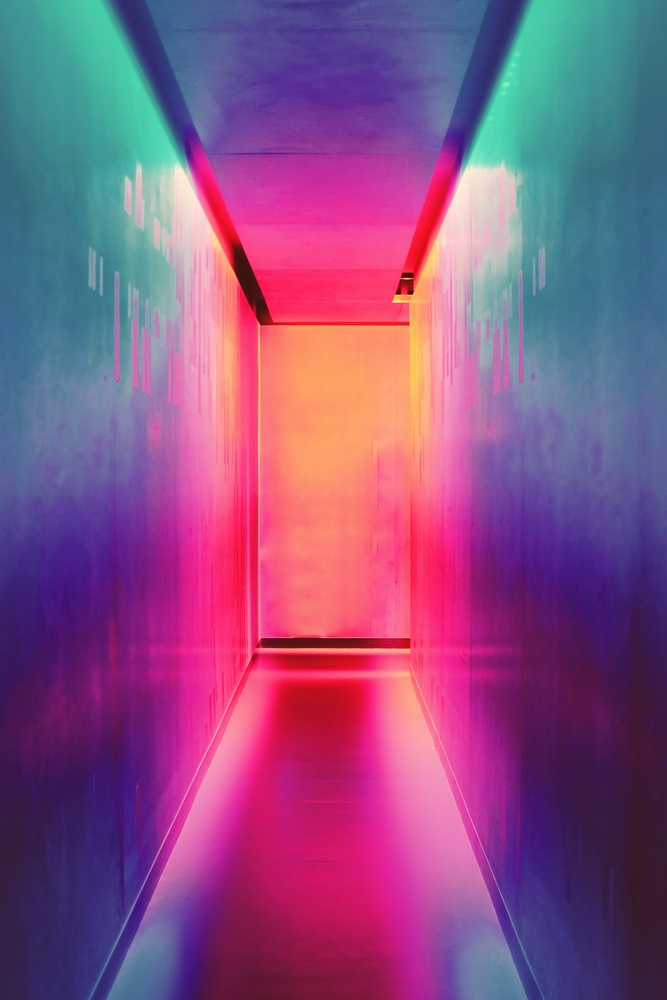
#> input picture A1 - Processamentos Iniciais/Alunos/Lucas Soares Lima/image03.jpg, 667 x 1000 px, shrunk from 3223 x 4834 before the run
$ python app.py '../Lucas Soares Lima/image03.jpg'
#> lines starting #> are read from the running program, lines starting #| are printed output that depends on the picture
import cv2
import sys
import numpy as np

# read flags
flags = sys.argv[1:]

try:
    # read image
    img = cv2.imread(flags[0])
#> img is the input picture: shape (1000, 667, 3); mean B, G, R 131.3, 81.8, 137.5

    # split image into channels
    b, g, r = cv2.split(img)
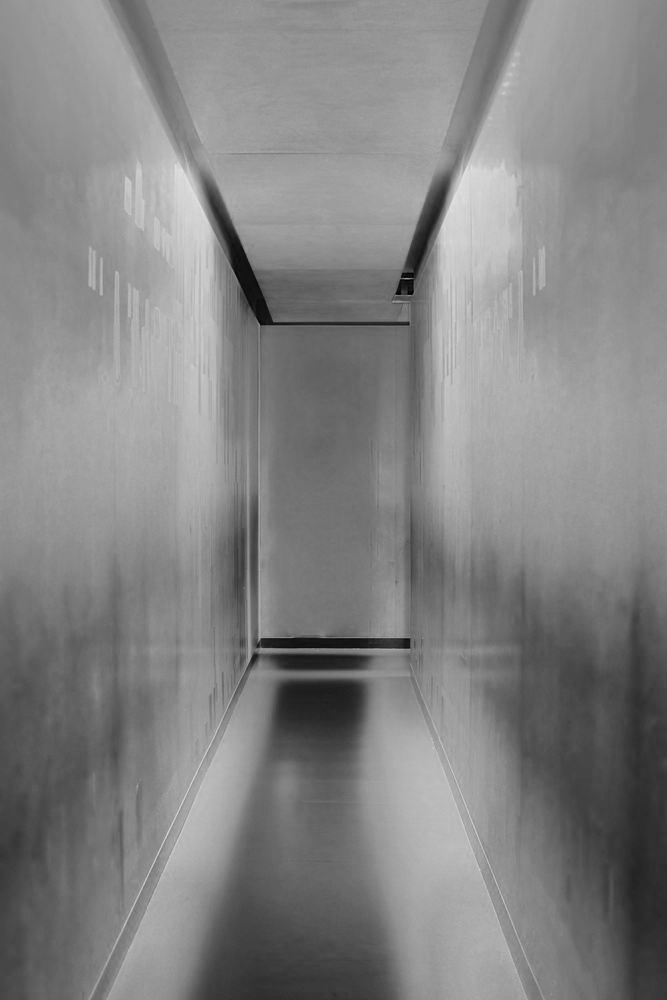
#> b: shape (1000, 667); min 0, max 227, mean 131.3
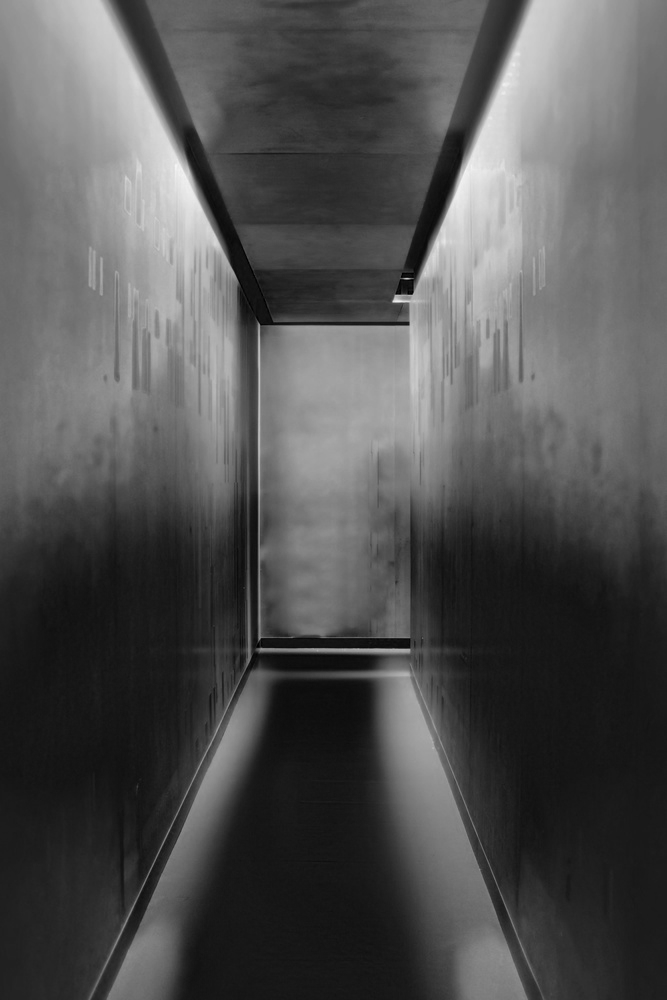
#> g: shape (1000, 667); min 0, max 245, mean 81.8
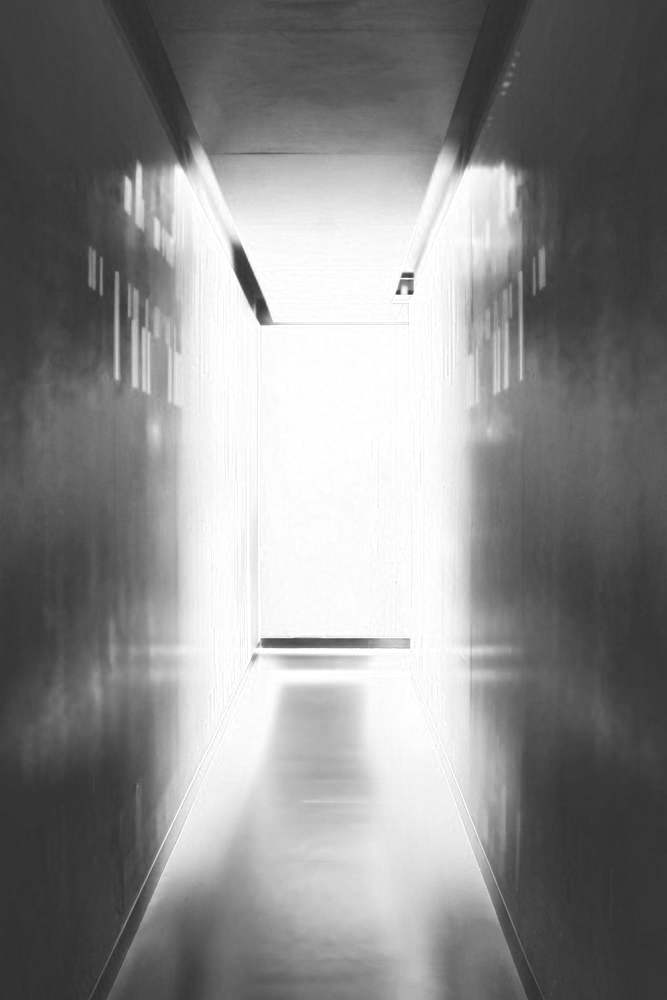
#> r: shape (1000, 667); min 41, max 255, mean 137.5

    # get flag
    flag = flags[1]

    if flag == '-r':
        cv2.imwrite('red.png', r)
    elif flag == '-g':
        cv2.imwrite('green.png', g)
    elif flag == '-b':
        cv2.imwrite('blue.png', b)
    elif flag == '-rgb':
        cv2.imwrite('red_green_blue.png', cv2.merge([r, g, b]))
    elif flag == '-inverted':
        cv2.imwrite('inverted.png', cv2.bitwise_not(img))
    elif flag == '-gray_scale':
        cv2.imwrite('gray_scale.png', cv2.cvtColor(img, cv2.COLOR_BGR2GRAY))
    elif flag == '-colorized_red':
        zeros_ch = np.zeros(img.shape[0:2], dtype="uint8")
        cv2.imwrite('colorized_red.png', cv2.merge([zeros_ch, zeros_ch, r]))
    elif flag == '-colorized_green':
        zeros_ch = np.zeros(img.shape[0:2], dtype="uint8")
        cv2.imwrite('colorized_green.png', cv2.merge([zeros_ch, g, zeros_ch]))
    elif flag == '-colorized_blue':
        zeros_ch = np.zeros(img.shape[0:2], dtype="uint8")
        cv2.imwrite('colorized_blue.png', cv2.merge([b, zeros_ch, zeros_ch]))
    else:
        print('Invalid flag')
except:
    print("Error: No image found")
